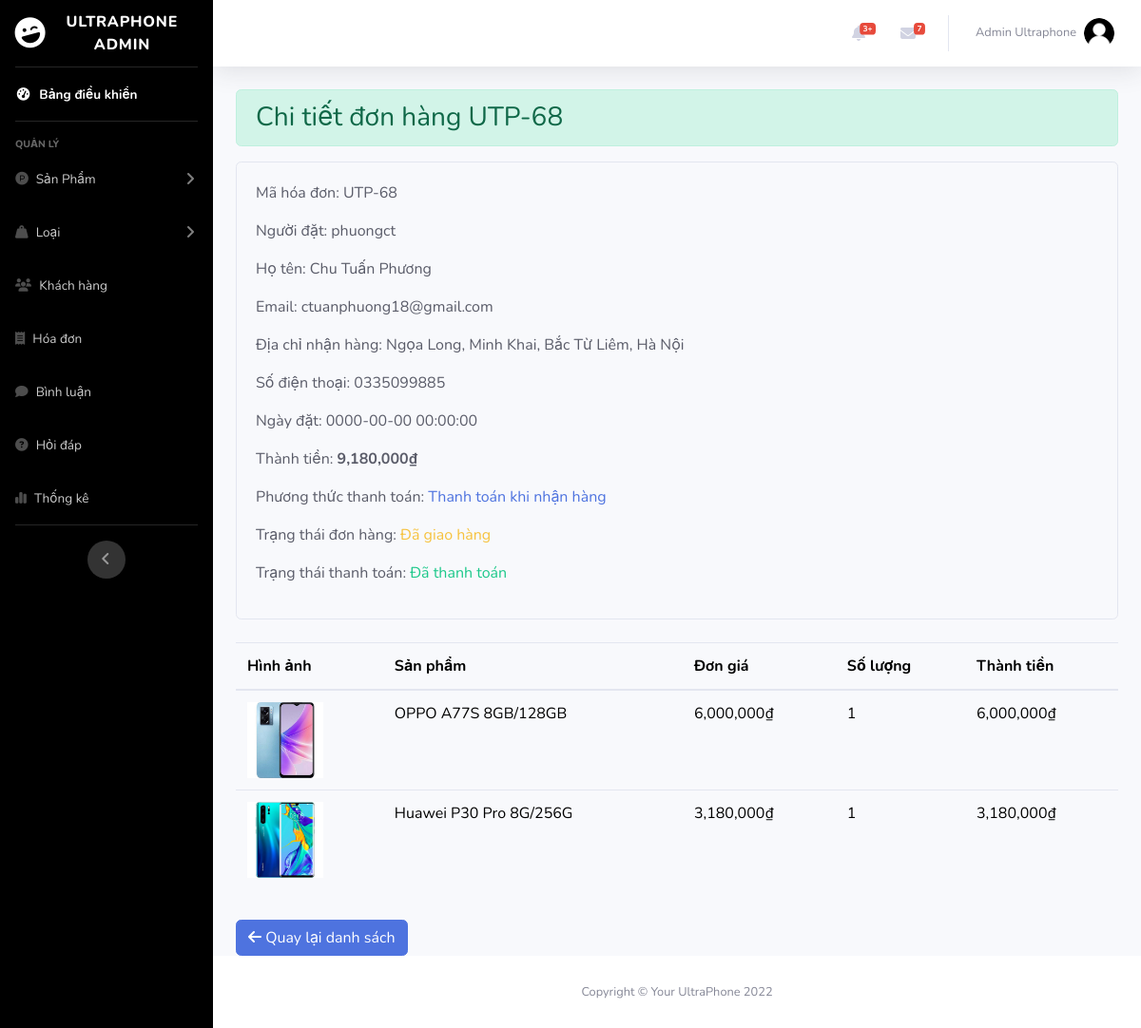
The app's page /admin/index.php?act=billdetail&idbill=68 (signed in) with its own data.
### tables this page shows
CREATE TABLE `bill` (
  `id_bill` int(11) NOT NULL,
  `bill_code` varchar(255) DEFAULT NULL,
  `id_user` int(11) NOT NULL,
  `id_pro` int(11) NOT NULL,
  `user_name` varchar(255) NOT NULL,
  `name_pro` varchar(255) NOT NULL,
  `full_name` varchar(55) NOT NULL,
  `address` varchar(255) NOT NULL,
  `phone` int(25) NOT NULL,
  `email` varchar(255) NOT NULL,
  `payment` tinyint(1) NOT NULL DEFAULT 1 COMMENT '1.Thanh toán khi nhận hàng 2.Chuyển khoản ngân hàng 3.Thanh toán online',
  `order_date` datetime NOT NULL,
  `total_amount` int(10) NOT NULL,
  `status` tinyint(4) NOT NULL COMMENT '0.Đơn hàng mới \r\n1.Đang xử lý\r\n2.Đang giao hàng\r\n3.Đã giao hàng',
  `status_pay` varchar(11) NOT NULL DEFAULT '0'
);

CREATE TABLE `cart` (
  `id` int(11) NOT NULL,
  `id_user` int(11) NOT NULL,
  `user_name` varchar(50) NOT NULL,
  `id_pro` int(11) NOT NULL,
  `img_pro` varchar(255) NOT NULL,
  `name_pro` varchar(255) NOT NULL,
  `price_pro` int(10) NOT NULL,
  `quantity` int(11) NOT NULL,
  `total_amount` int(10) NOT NULL,
  `id_bill` int(11) NOT NULL
);

### admin/controller/controller.php (called while the page is built)
<?php
function render($path, $data = [])
{
    extract($data);
    $view = "view/" . $path . ".php";
    include_once $view;
}

### admin/model/pdo.php (called while the page is built, shortened)
<?php
function pdo_get_connection(){
    $dburl = "mysql:host=127.0.0.1;dbname=ultraphone;charset=utf8";
    $username = 'root';
    $password = '';
    $conn = new PDO($dburl, $username, $password);
    $conn->setAttribute(PDO::ATTR_ERRMODE, PDO::ERRMODE_EXCEPTION);
    return $conn;
}
function pdo_query($sql){
    $sql_args = array_slice(func_get_args(), 1);
    try{
        $conn = pdo_get_connection();
        $stmt = $conn->prepare($sql);
        $stmt->execute($sql_args);
        $rows = $stmt->fetchAll();
        return $rows;
    }
    catch(PDOException $e){
        throw $e;
    }
    finally{
        unset($conn);
    }
}
function pdo_query_one($sql){
    $sql_args = array_slice(func_get_args(), 1);
    try{
        $conn = pdo_get_connection();
        $stmt = $conn->prepare($sql);
        $stmt->execute($sql_args);
        $row = $stmt->fetch(PDO::FETCH_ASSOC);
        return $row;
    }
    catch(PDOException $e){
        throw $e;
    }
    finally{
        unset($conn);
    }
}

### admin/model/hoadon.php (called while the page is built, shortened)
<?php
function loadone_bill($idbill) {
    $sql = "SELECT * FROM bill WHERE id_bill =".$idbill;
    $one_bill = pdo_query_one($sql);
    return $one_bill;
}
function load_cart_all($idbill) {
    $sql = "SELECT * FROM `cart` WHERE id_bill=".$idbill;
    $ab = pdo_query($sql);
    return $ab;
}
?>

### admin/view/billdetail.php (the view, shortened to what this page needs)
<?php include_once "header.php" ?>
<?php
if (is_array($one_bill)) {
    extract($one_bill);
}
?>
<body id="page-top">
    <div id="wrapper">
        <?php include_once "nav.php" ?>
        <div class="container-fluid">
            <div>
                <h3 class="alert alert-success">Chi tiết đơn hàng UTP-<?= $id_bill ?></h3>
            </div>
            <div class="card bg-light text-dark mb-4 mt-3">
                <div class="card-body">
                    <p>Mã hóa đơn: UTP-<?= $id_bill ?>
                    </p>
                    <p>Người đặt: <span class="fw-bold">
                            <?= $user_name ?>
                        </span></p>
                    <p>Họ tên: <?= $full_name ?>
                    </p>
                    <p>Email: <?= $email ?></p>
                    <p>Địa chỉ nhận hàng: <?= $address ?>
                    </p>
                    <p>Số điện thoại: 0<?= $phone ?></p>
                    <p>Ngày đặt: <?= $order_date ?>
                    </p>
                    <p>Thành tiền: <span class="text-dark font-weight-bold">
                            <?= number_format($total_amount) ?>₫
                        </span></p>
                    <p>Phương thức thanh toán:
                        <span class="text-primary fw-bold"> <?php if ($payment == 1) {
                                                                echo "Thanh toán khi nhận hàng";
                                                            } else if ($payment == 2) {
                                                                echo "Chuyển khoản ngân hàng";
                                                            } else if ($payment == 3) {
                                                                echo "Thanh toán online";
                                                            } else {
                                                                echo "Không tìm thấy phương thức thanh toán";
                                                            } ?></span>
                    </p>
                    <p>Trạng thái đơn hàng: <span class="text-warning fw-bold"><?php if ($status == 0) {
                                                                            echo "Đơn hàng mới";
                                                                        } else if ($status == 1) {
                                                                            echo "Đang xử lý";
                                                                        } else if ($status == 2) {
                                                                            echo "Đang giao hàng";
                                                                        } else if ($status == 3) {
                                                                            echo "Đã giao hàng";
                                                                        }
                                                                         ?>
                        </span>
                    </p>
                    <p>Trạng thái thanh toán: <?php if ($status_pay == 0) {
                                                    echo '<span class="text-danger">Chưa thanh toán</span>';
                                                } else if ($status_pay == 1) {
                                                    echo '<span class="text-success">Đã thanh toán</span>';
                                                } else {
                                                    echo "Không tìm thấy phương thức thanh toán";
                                                }  ?></p>
                </div>
            </div>
            <div class="table-content table-responsive mt-3 mb-3">
                <table class="table">
                    <thead>
                        <tr>
                            <th class="jb-product-thumbnail">Hình ảnh</th>
                            <th class="cart-product-name">Sản phẩm</th>
                            <th class="jb-product-price">Đơn giá</th>
                            <th class="jb-product-quantity">Số lượng</th>
                            <th class="jb-product-subtotal">Thành tiền</th>
                        </tr>
                    </thead>
                    <tbody>
                        <?php $id = $_GET['idbill'];
                        $bill = load_cart_all($id);
                        foreach ($bill as $value) {
                        ?>
                            <tr>
                                <td class="jb-product-thumbnail"><img src="../admin/uploads/<?= $value['img_pro'] ?>" alt="Ultraphone Product" width="80px"></img></td>
                                <td class="jb-product-name">
                                    <?= $value['name_pro'] ?>
                                </td>
                                <td class="jb-product-price"><span class="amount">
                                        <?= number_format($value['price_pro']) ?>₫
                                    </span></td>
                                <td class="quantity">
                                    <?= $value['quantity'] ?>
                                </td>
                                <td class="product-subtotal"><span class="amount">
                                        <?= number_format($value['total_amount']) ?>₫
                                    </span></td>
                            </tr>
                        <?php } ?>
                    </tbody>
                </table>
            </div>
            <div class="btn-function">
                <a href="index.php?act=listbill" class="btn btn-primary"><i class="fa-solid fa-arrow-left"></i> Quay lại
                    danh sách</a>
            </div>
        </div>
    </div>
    <?php include_once "footer.php" ?>

### records on screen
bill: id_bill "68", user_name "phuongct", full_name "Chu Tuấn Phương", email "ctuanphuong18@gmail.com", address "Ngọa Long, Minh Khai, Bắc Từ Liêm, Hà Nội", phone "335099885", order_date "0000-00-00 00:00:00", total_amount "9,180,000"
cart: img_pro (picture), name_pro "OPPO A77S 8GB/128GB", price_pro "6,000,000", quantity "1", total_amount "6,000,000"
cart: img_pro (picture), name_pro "Huawei P30 Pro 8G/256G", price_pro "3,180,000", quantity "1", total_amount "3,180,000"

### other values on screen
$_SESSION['admin']['full_name'] "Admin Ultraphone"
